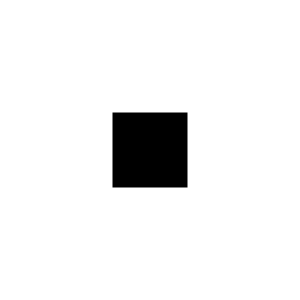
Frame 1 (no input)
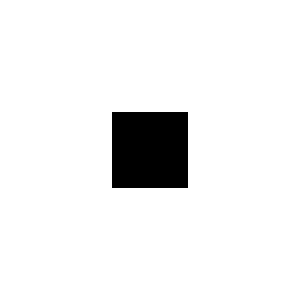
Frame 60 (the mouse pressed at the canvas centre just before this capture)
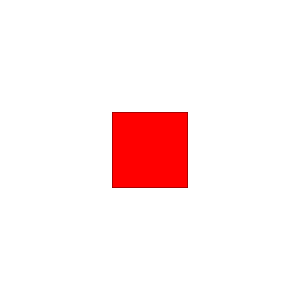
Frame 120 (the mouse held since frame 60 and released just before this capture)

The Processing sketch that drew these frames (run headless with seeded random() and noise(); from frame 60 on, the mouse is pressed at the canvas centre):

// Processing sketch: processing_18973
// ── processing_18973.pde

void setup(){
  background (255);
  size (300,300);
  frameRate (25);
}

int x=0;

//OG Box
void draw(){
  noStroke();
  fill (0);
  rectMode(CENTER);
  rect (width/2,height/2,width/4,height/4);
  x++;
  
  //changing colors
  if (x>100){
    noStroke();
    fill (255,0,0);
    rectMode(CENTER);
    rect (width/2,height/2,width/4,height/4);
    x++;
  }
  
  //growing bigger
  if (x>150){
    noStroke();
    fill(255,0,0);
    rectMode(CENTER);
    rect (width/2,height/2,(width/4)+x/5,(height/4)+x/5);
    x++;
  }
  
  //sliding down
  if (x>200){
    background (255);
    noStroke();
    fill(255,0,0);
    rectMode(CENTER);
    rect (width/2,(height/2)+x/2,(width/4)+201/5,(height/4)+201/5);
    x++;
  } 
  
  //sumshing at the bottom
  if (x>250){
    background (255);
    noStroke();
    fill(255,0,0);
    rectMode(CENTER);
    rect (width/2,(height/2)+251/2,(width/4)+201/5+(3.77*x),(height/4)+201/5);
    x++;
  } 
  
  //stopping animation
  if (x>300){
    noLoop();
  }
    
}
